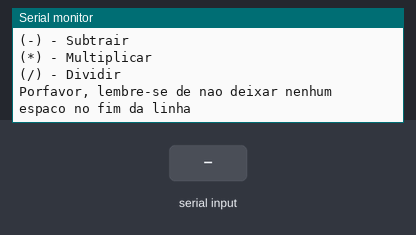
This sketch was run on a simulated Arduino Uno, built with avr-gcc and run on an emulated ATmega328P. Parts: the last lines printed to the serial monitor. The inputs (shaded band) are chosen by the test bench.

Above: at 1.0 s.
1.1 s: "s" received over Serial
At 2.3 s:
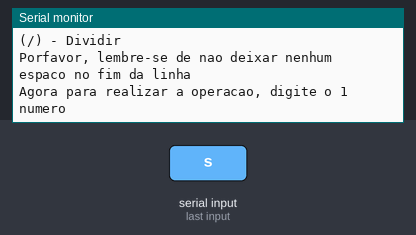
2.6 s: "+" received over Serial
At 4.2 s:
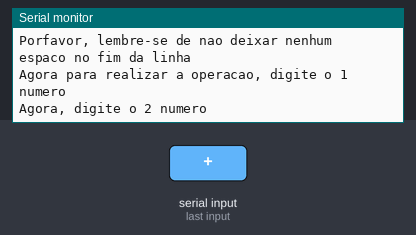
5.1 s: "-" received over Serial
At 7.3 s:
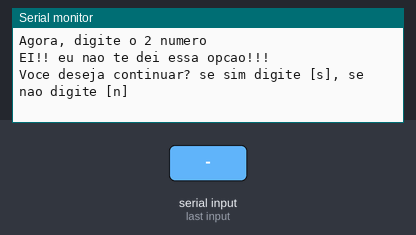
7.6 s: "*" received over Serial
At 9.7 s:
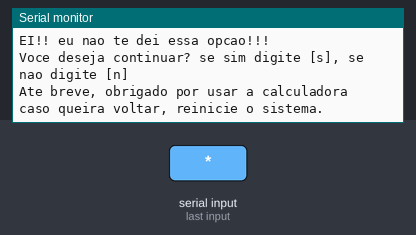

Measured:
- after the input at 1.1 s, the serial monitor: prints a new line at once (image 1)
- after the input at 2.6 s, the serial monitor: prints a new line after 1.0 s (image 2)
- after the input at 5.1 s, the serial monitor: prints a new line after 1.0 s (image 3)
- after the input at 7.6 s, the serial monitor: prints a new line after 1.0 s (image 4)

The sketch:

calculadora_com_menu_usando_fun__o.ino
```cpp
//variaveis

float soma 			= 0;
float subtracao 	= 0;
float multiplicacao = 0;
float divisao 		= 0;
char escolha = '+';
int contador;


//funções

float Soma (float Numero1, float Numero2, float Numero3 = 0 ) {

  return (Numero1 + Numero2 + Numero3);
}

float Subtracao (float Numero1, float Numero2, float Numero3 = 0 ) {

  return (Numero1 - Numero2) ;

}
float Multiplicacao (float Numero1, float Numero2, float Numero3 = 0 ) {

  return (Numero1 * Numero2) ;

}
float Divisao (float Numero1, float Numero2, float Numero3 = 0 ) {

  return (Numero1 / Numero2) ;

}


void setup()
{
  Serial.begin (9600);


  //varias locais

  float N1 = 0;
  float N2 = 0;


  do {


    Serial.println("Bem-Vindo(a) a calculadora inteligente");
    Serial.println("Escolha uma das opcoes/operacoes");
    Serial.println("(+) - Somar       ");
    Serial.println("(-) - Subtrair    ");
    Serial.println("(*) - Multiplicar ");
    Serial.println("(/) - Dividir     ");
    Serial.println("Porfavor, lembre-se de nao deixar nenhum espaco no fim da linha");
    while (! Serial.available ());
    escolha = Serial.read();


    Serial.println("Agora para realizar a operacao, digite o 1 numero");
    while (! Serial.available ());
    N1 = Serial.parseFloat();

    Serial.println();

    Serial.println("Agora, digite o 2 numero");
    while (! Serial.available ());
    N2 = Serial.parseFloat();

    /*Serial.println("Agora, digite o 3 numero (OPCIONAL)");
    while (! Serial.available ());
    Numero3 = Serial.parseFloat();
    */

    Serial.println();

    switch(escolha)  {

      case '+':
      float resultadoSoma;
      resultadoSoma = Soma(N1, N2);
      Serial.println("WOW!!! O resultado foi: " + String(resultadoSoma));
      Serial.println();

      break;

      case '-':
      float resultadoSubtracao;
      resultadoSubtracao = Subtracao(N1, N2);
      Serial.println("WOW!!! O resultado foi: " + String(resultadoSubtracao));
      Serial.println();

      break;

      case '*':
      float resultadoMultiplicacao;
      resultadoMultiplicacao = Multiplicacao(N1, N2);
      Serial.println("WOW!!! O resultado foi: " + String(resultadoMultiplicacao));
      Serial.println();

      break;

      case '/':
      float resultadoDivisao;
      resultadoDivisao = Divisao(N1, N2);
      Serial.println("WOW!!! O resultado foi: " + String(resultadoDivisao));
      Serial.println();

      break;

      default:

      Serial.println("EI!! eu nao te dei essa opcao!!!");
    }

    Serial.println("Voce deseja continuar? se sim digite [s], se nao digite [n] ");
    while (!Serial.available());

    if(Serial.readString() == "s" ) {

      contador++;
    }

    else{
      contador = 0;
      Serial.println("Ate breve, obrigado por usar a calculadora");
      Serial.println("caso queira voltar, reinicie o sistema.");
    }
  }

  while(contador != 0);

}

void loop()

{
  //sem código
}
```
